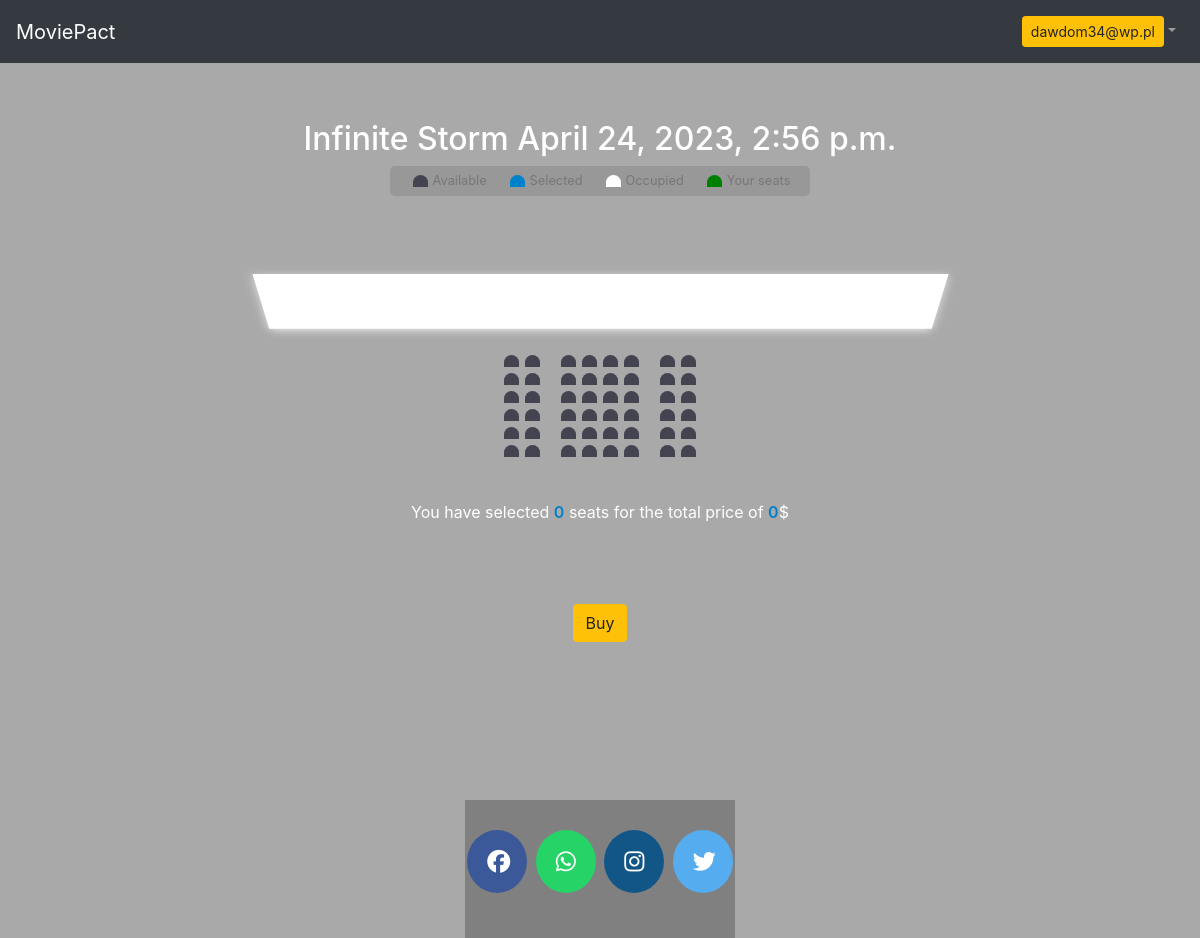
Page /movies/ticket/21 (signed in) on the committed database.
### users/models.py (models this page shows, shortened)
class UserModel(AbstractBaseUser):
    email = models.EmailField(verbose_name='email', max_length=120, unique=True)
    date_joined = models.DateTimeField(verbose_name='date joined', auto_now_add=True)
    last_login = models.DateTimeField(verbose_name='last login', auto_now=True)
    is_admin = models.BooleanField(default=False)
    is_active = models.BooleanField(default=True)
    is_staff = models.BooleanField(default=False)
    is_superuser = models.BooleanField(default=False)
    objects = UserManager()
    USERNAME_FIELD = 'email'

### movies/models.py (models this page shows, shortened)
class ProgramModel(models.Model):
    movie = models.ForeignKey(MovieModel, on_delete=models.CASCADE)
    date = models.DateTimeField()
    price = models.FloatField()

class MovieModel(models.Model):
    title = models.CharField(unique=True, max_length=255)
    description = models.TextField()
    trailer_link = models.URLField()
    category = models.CharField(max_length=200)
    duration = models.IntegerField()
    age_category = models.SmallIntegerField()
    cast = models.TextField()
    release_date = models.DateField()
    direction = models.CharField(max_length=200)
    script = models.CharField(max_length=200)
    poster = models.ImageField(upload_to=poster_filepath, default='default-movie-poster.jpg')

### movies/views.py (the view)
# urls.py: path('ticket/<int:seance_id>', buy_ticket_view, name='buy_ticket'),
@login_required(login_url='login')
def buy_ticket_view(request, *args, **kwargs):
    context = {}
    user = request.user
    if request.method == 'GET':
        seance_id = kwargs.get('seance_id')
        try:
            seance = ProgramModel.objects.get(id=seance_id)
        except ProgramModel.DoesNotExist:
            return HttpResponse('Seance with given id does not exist.')
        seats = SeatsModel.objects.filter(program=seance)
        taken_seats = ''
        if len(seats) > 0:
            for seat_number in seats:
                taken_seats += seat_number.seats_numbers + ','
        tickets = TicketsModel.objects.filter(program=seance, user=user)
        reserved_seats = ''
        if len(tickets)  > 0:
            for ticket in tickets:
                reserved_seats += ticket.seats.seats_numbers + ','
        context['seance'] = seance
        context['taken_seats'] = taken_seats[0:-1]
        context['reserved_seats'] = reserved_seats[0:-1]
    return render(request, 'movies/buy_ticket.html', context)

### templates/movies/buy_ticket.html (shortened to what this page needs)
{% extends 'moviepact/base.html' %}
{% block content %}
<div class="movie-container">
    <h2>{{seance.movie.title}} {{seance.date}}</h2>
    <ul class="showcase">
        <li>
            <div class="seat"></div>
            <small>Available</small>
        </li>
        <li>
            <div class="seat selected"></div>
            <small>Selected</small>
        </li>
        <li>
            <div class="seat occupied"></div>
            <small>Occupied</small>
        </li>
        <li>
            <div class="seat reserved"></div>
            <small>Your seats</small>
        </li>
    </ul>
    <div class="container">
        <div class="screen"></div>
        <div class="row">
            <div class="seat" id="1-1"><p style="display: none;">1-1</p></div>
            <div class="seat" id="1-2"><p style="display: none;">1-2</p></div>
            <div class="seat" id="1-3"><p style="display: none;">1-3</p></div>
            <div class="seat" id="1-4"><p style="display: none;">1-4</p></div>
            <div class="seat" id="1-5"><p style="display: none;">1-5</p></div>
            <div class="seat" id="1-6"><p style="display: none;">1-6</p></div>
            <div class="seat" id="1-7"><p style="display: none;">1-7</p></div>
            <div class="seat" id="1-8"><p style="display: none;">1-8</p></div>
        </div>
        <div class="row">
            <div class="seat" id="2-1"><p style="display: none;">2-1</p></div>
            <div class="seat" id="2-2"><p style="display: none;">2-2</p></div>
            <div class="seat" id="2-3"><p style="display: none;">2-3</p></div>
            <div class="seat" id="2-4"><p style="display: none;">2-4</p></div>
            <div class="seat" id="2-5"><p style="display: none;">2-5</p></div>
            <div class="seat" id="2-6"><p style="display: none;">2-6</p></div>
            <div class="seat" id="2-7"><p style="display: none;">2-7</p></div>
            <div class="seat" id="2-8"><p style="display: none;">2-8</p></div>
        </div>
        <div class="row">
            <div class="seat" id="3-1"><p style="display: none;">3-1</p></div>
            <div class="seat" id="3-2"><p style="display: none;">3-2</p></div>
            <div class="seat" id="3-3"><p style="display: none;">3-3</p></div>
            <div class="seat" id="3-4"><p style="display: none;">3-4</p></div>
            <div class="seat" id="3-5"><p style="display: none;">3-5</p></div>
            <div class="seat" id="3-6"><p style="display: none;">3-6</p></div>
            <div class="seat" id="3-7"><p style="display: none;">3-7</p></div>
            <div class="seat" id="3-8"><p style="display: none;">3-8</p></div>
        </div>
        <div class="row">
            <div class="seat" id="4-1"><p style="display: none;">4-1</p></div>
            <div class="seat" id="4-2"><p style="display: none;">4-2</p></div>
            <div class="seat" id="4-3"><p style="display: none;">4-3</p></div>
            <div class="seat" id="4-4"><p style="display: none;">4-4</p></div>
            <div class="seat" id="4-5"><p style="display: none;">4-5</p></div>
            <div class="seat" id="4-6"><p style="display: none;">4-6</p></div>
            <div class="seat" id="4-7"><p style="display: none;">4-7</p></div>
            <div class="seat" id="4-8"><p style="display: none;">4-8</p></div>
        </div>
        <div class="row">
            <div class="seat" id="5-1"><p style="display: none;">5-1</p></div>
            <div class="seat" id="5-2"><p style="display: none;">5-2</p></div>
            <div class="seat" id="5-3"><p style="display: none;">5-3</p></div>
            <div class="seat" id="5-4"><p style="display: none;">5-4</p></div>
            <div class="seat" id="5-5"><p style="display: none;">5-5</p></div>
            <div class="seat" id="5-6"><p style="display: none;">5-6</p></div>
            <div class="seat" id="5-7"><p style="display: none;">5-7</p></div>
            <div class="seat" id="5-8"><p style="display: none;">5-8</p></div>
        </div>
        <div class="row">
            <div class="seat" id="6-1"><p style="display: none;">6-1</p></div>
            <div class="seat" id="6-2"><p style="display: none;">6-2</p></div>
            <div class="seat" id="6-3"><p style="display: none;">6-3</p></div>
            <div class="seat" id="6-4"><p style="display: none;">6-4</p></div>
            <div class="seat" id="6-5"><p style="display: none;">6-5</p></div>
            <div class="seat" id="6-6"><p style="display: none;">6-6</p></div>
            <div class="seat" id="6-7"><p style="display: none;">6-7</p></div>
            <div class="seat" id="6-8"><p style="display: none;">6-8</p></div>
        </div>
        <p class="text">
            You have selected <span id="count">0</span> seats for the total price of <span id="total">0</span>$
        </p>
    </div>
    <button type="button" class="btn btn-warning" id="buy-button">
        Buy
    </button>
</div>
{% endblock %}

### templates/moviepact/header.html (shortened to what this page needs)
			<nav class="navbar navbar-expand-lg navbar-light bg-light navbar-dark bg-dark fixed-top">
				 <a class="navbar-brand" href="{% url 'home' %}">MoviePact</a>
				<div class="collapse navbar-collapse" id="bs-example-navbar-collapse-1">
					<ul class="navbar-nav ml-md-auto">
						<li class="nav-item dropdown">
                            {% if request.user.is_authenticated %}
							 <a class="nav-link dropdown-toggle" id="navbarDropdownMenuLink" data-toggle="dropdown"><button type="button" class="btn btn-warning btn-sm">
                                {{request.user.email}}
                            </button></a>
                            {% endif %}
						</li>
					</ul>
				</div>
			</nav>

### templates/movies/buy_ticket.html (style rules this page uses)
.movie-container { padding-top: 100px; margin: 20px 0px; display: flex; justify-content: center; align-items: center; flex-direction: column; width: 1000px; }
.container { perspective: 1000px; margin: 40px 0; display: flex; flex-direction: column; justify-content: center; align-items: center; }
.seat { background-color: #444451; height: 12px; width: 15px; margin: 3px; border-top-left-radius: 10px; border-top-right-radius: 10px; }
.selected { background-color: #0081cb; }
.occupied { background-color: #fff; }
.reserved { background-color: green; }
.seat:nth-of-type(2) { margin-right: 18px; }
.seat:nth-last-of-type(2) { margin-left: 18px; }
.seat:not(.occupied, .reserved):hover { cursor: pointer; transform: scale(1.2); }
.showcase .seat:not(.occupied, .reserved):hover { cursor: default; transform: scale(1); }
.showcase { display: flex; justify-content: space-between; list-style-type: none; background: rgba(0, 0, 0, 0.1); padding: 5px 10px; border-radius: 5px; color: #777; }
.showcase li { display: flex; align-items: center; justify-content: center; margin: 0 10px; }
.showcase li small { margin-left: 2px; }
.row { display: flex; align-items: center; justify-content: center; }
.screen { background: #fff; height: 70px; width: 70%; margin: 15px 0; transform: rotateX(-45deg); box-shadow: 0 3px 10px rgba(255, 255, 255, 0.7); }
p.text { margin: 40px 0; }
p.text span { color: #0081cb; font-weight: 600; box-sizing: content-box; }
body { min-height: 100vh; display: flex; align-items: center; justify-content: center; flex-direction: column; background-color: #A9A9A9; color: #fff; margin: 0; }
* { box-sizing: border-box; }

### rows in the picture
UserModel: user.email "dawdom34@wp.pl"
ProgramModel: movie "Infinite Storm", date "April 24, 2023, 2:56 p.m."
